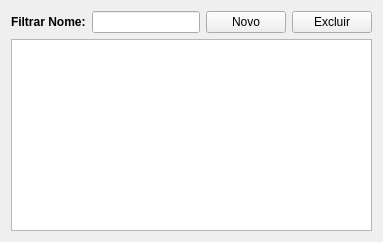
             <widget class="QWidget" name="tab_5">
              <attribute name="title">
               <string>Logins</string>
              </attribute>
              <layout class="QGridLayout" name="gridLayout_10">
               <item row="0" column="0">
                <widget class="QLabel" name="label_22">
                 <property name="font">
                  <font>
                   <weight>75</weight>
                   <bold>true</bold>
                  </font>
                 </property>
                 <property name="text">
                  <string>Filtrar Nome:</string>
                 </property>
                </widget>
               </item>
               <item row="0" column="1">
                <widget class="QLineEdit" name="filtro_login"/>
               </item>
               <item row="0" column="2">
                <widget class="QPushButton" name="but_addlogin">
                 <property name="text">
                  <string>Novo</string>
                 </property>
                </widget>
               </item>
               <item row="0" column="3">
                <widget class="QPushButton" name="pushButton_14">
                 <property name="text">
                  <string>Excluir</string>
                 </property>
                </widget>
               </item>
               <item row="1" column="0" colspan="4">
                <widget class="QTableWidget" name="table_login">
                 <property name="sizePolicy">
                  <sizepolicy hsizetype="Expanding" vsizetype="Expanding">
                   <horstretch>0</horstretch>
                   <verstretch>0</verstretch>
                  </sizepolicy>
                 </property>
                 <property name="editTriggers">
                  <set>QAbstractItemView::NoEditTriggers</set>
                 </property>
                 <property name="selectionMode">
                  <enum>QAbstractItemView::MultiSelection</enum>
                 </property>
                 <property name="selectionBehavior">
                  <enum>QAbstractItemView::SelectRows</enum>
                 </property>
                 <attribute name="horizontalHeaderStretchLastSection">
                  <bool>true</bool>
                 </attribute>
                 <attribute name="verticalHeaderVisible">
                  <bool>false</bool>
                 </attribute>
                </widget>
               </item>
              </layout>
             </widget>
